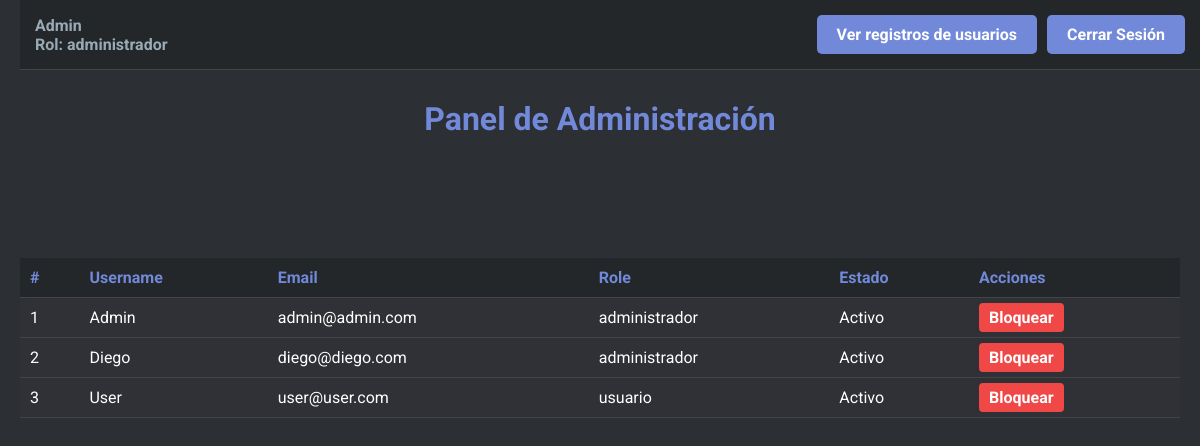
Page /admin_dashboard.php (signed in) on the committed database.
### tables this page shows
CREATE TABLE `users` (
  `id` int(11) NOT NULL,
  `username` varchar(50) NOT NULL,
  `email` varchar(100) NOT NULL,
  `password` varchar(255) NOT NULL,
  `role` enum('usuario','administrador') DEFAULT 'usuario',
  `created_at` timestamp NOT NULL DEFAULT current_timestamp(),
  `is_active` tinyint(1) DEFAULT 1
);

### admin_dashboard.php (the view, shortened to what this page needs)
<?php
include 'db.php';
$stmt = $pdo->query("SELECT id, username, email, is_active, role FROM users");
$users = $stmt->fetchAll(PDO::FETCH_ASSOC);
?>
<!DOCTYPE html>
<html lang="es">
<head>
</head>
<body>
    <header class="header">
        <div class="user-info">
            <?php echo htmlspecialchars($_SESSION['username']); ?><br>
            Rol: <?php echo htmlspecialchars($_SESSION['role']); ?>
        </div>
        <div class="buttons">
            <a href="log.php">Ver registros de usuarios</a>
            <a href="logout.php">Cerrar Sesión</a>
        </div>
    </header>
    <h1>Panel de Administración</h1>
    <div class="table-container">
        <table>
            <thead>
                <tr>
                    <th>#</th>
                    <th>Username</th>
                    <th>Email</th>
                    <th>Role</th>
                    <th>Estado</th>
                    <th>Acciones</th>
                </tr>
            </thead>
            <tbody>
                <?php foreach ($users as $user): ?>
                    <tr>
                        <td><?php echo htmlspecialchars($user['id']); ?></td>
                        <td><?php echo htmlspecialchars($user['username']); ?></td>
                        <td><?php echo htmlspecialchars($user['email']); ?></td>
                        <td><?php echo htmlspecialchars($user['role']); ?></td>
                        <td><?php echo $user['is_active'] ? 'Activo' : 'Bloqueado'; ?></td>
                        <td>
                            <a href="admin_dashboard.php?toggle_active=1&id=<?php echo $user['id']; ?>"
                                class="<?php echo $user['is_active'] ? 'deactivate-btn' : 'activate-btn'; ?>">
                                <?php echo $user['is_active'] ? 'Bloquear' : 'Activar'; ?>
                            </a>
                        </td>
                    </tr>
                <?php endforeach; ?>
            </tbody>
        </table>
    </div>
</body>
</html>

### admin_dashboard.php (style rules this page uses)
body { font-family: 'Roboto', sans-serif; background-color: #2c2f33; color: #ffffff; margin: 0; padding: 20px; }
.header { background-color: #23272a; padding: 15px; display: flex; justify-content: space-between; align-items: center; position: fixed; top: 0; width: 100%; z-index: 10; border-bottom: 1px solid #444; box-sizing: border-box; }
h1 { text-align: center; color: #7289da; margin-top: 80px; }
.buttons { display: flex; gap: 10px; margin-right: 20px; }
.buttons a { display: inline-block; padding: 10px 20px; background-color: #7289da; color: #ffffff; text-decoration: none; border-radius: 5px; font-weight: bold; transition: background-color 0.3s; }
.user-info { font-size: 16px; font-weight: bold; color: #99aab5; }
.table-container { margin-top: 120px; }
table { width: 100%; border-collapse: collapse; background-color: #2f3136; color: #ffffff; }
th, td { padding: 10px; text-align: left; border-bottom: 1px solid #444; }
th { background-color: #23272a; color: #7289da; }
.deactivate-btn { padding: 5px 10px; color: #fff; background-color: #f04747; text-decoration: none; border-radius: 4px; font-weight: bold; transition: background-color 0.3s; }

### rows in the picture
users: id "1", username "Admin", email "admin@admin.com", role "administrador", is_active "Activo"
users: id "2", username "Diego", email "diego@diego.com", role "administrador", is_active "Activo"
users: id "3", username "User", email "user@user.com", role "usuario", is_active "Activo"

### other values in the picture
$_SESSION['username'] "Admin"
$_SESSION['role'] "administrador"
